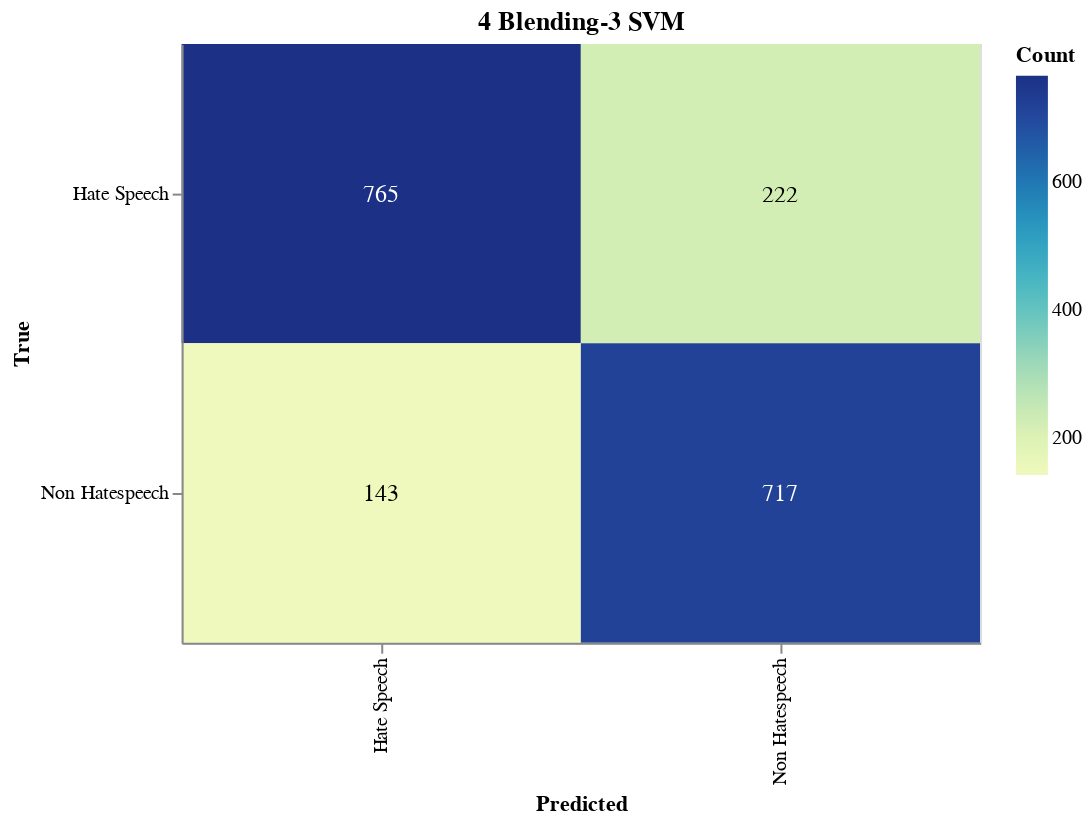

The cell this chart's notebook holds for it:
### Markdown cell above
#### Save Confusion Matrix

### Code cell
import altair as alt
import pandas as pd
from sklearn.metrics import confusion_matrix

# Calculate the confusion matrix
cm = confusion_matrix(true_labels, adjusted_predictions)

# Define class names
class_names = ['Hate Speech', 'Non Hatespeech']

# Convert confusion matrix to DataFrame
cm_df = pd.DataFrame(cm, index=class_names, columns=class_names).reset_index().melt(id_vars='index')
cm_df.columns = ['True', 'Predicted', 'Count']

# Ensure the order of categories
cm_df['True'] = pd.Categorical(cm_df['True'], categories=class_names, ordered=True)
cm_df['Predicted'] = pd.Categorical(cm_df['Predicted'], categories=class_names, ordered=True)

# Create the Altair plot
heatmap = alt.Chart(cm_df).mark_rect().encode(
    x=alt.X('Predicted:O', sort=class_names),
    y=alt.Y('True:O', sort=class_names),
    color='Count:Q',
    tooltip=['True', 'Predicted', 'Count']
).properties(
    width=400,
    height=300,
    title='4 Blending-3 SVM'
)

# Add text labels
text = heatmap.mark_text(
    align='center',
    baseline='middle',
    fontSize=12
).encode(
    text='Count:Q',
    color=alt.condition(
        alt.datum.Count > cm.max() / 2,
        alt.value('white'),
        alt.value('black')
    )
)

# Combine heatmap and text
final_chart = heatmap + text

# Display the plot
final_chart.show()

### Figure 1 — Vega-Lite specification as saved in the notebook (floating-point values rounded to 4 significant figures)
{"config": {"view": {"continuousWidth": 300, "continuousHeight": 300}}, "layer": [{"mark": {"type": "rect"}, "encoding": {"color": {"field": "Count", "type": "quantitative"}, "tooltip": [{"field": "True", "type": "ordinal"}, {"field": "Predicted", "type": "ordinal"}, {"field": "Count", "type": "quantitative"}], "x": {"field": "Predicted", "sort": ["Hate Speech", "Non Hatespeech"], "type": "ordinal"}, "y": {"field": "True", "sort": ["Hate Speech", "Non Hatespeech"], "type": "ordinal"}}, "title": "4 Blending-3 SVM"}, {"mark": {"type": "text", "align": "center", "baseline": "middle", "fontSize": 12}, "encoding": {"color": {"condition": {"test": "(datum.Count > 382.5)", "value": "white"}, "value": "black"}, "text": {"field": "Count", "type": "quantitative"}, "tooltip": [{"field": "True", "type": "ordinal"}, {"field": "Predicted", "type": "ordinal"}, {"field": "Count", "type": "quantitative"}], "x": {"field": "Predicted", "sort": ["Hate Speech", "Non Hatespeech"], "type": "ordinal"}, "y": {"field": "True", "sort": ["Hate Speech", "Non Hatespeech"], "type": "ordinal"}}, "title": "4 Blending-3 SVM"}], "data": {"name": "data-4b6cc5bcf369111a7df5940651ca5701"}, "height": 300, "width": 400, "$schema": "https://vega.github.io/schema/vega-lite/v5.17.0.json", "datasets": {"data-4b6cc5bcf369111a7df5940651ca5701": [{"True": "Hate Speech", "Predicted": "Hate Speech", "Count": 765}, {"True": "Non Hatespeech", "Predicted": "Hate Speech", "Count": 143}, {"True": "Hate Speech", "Predicted": "Non Hatespeech", "Count": 222}, {"True": "Non Hatespeech", "Predicted": "Non Hatespeech", "Count": 717}]}}
